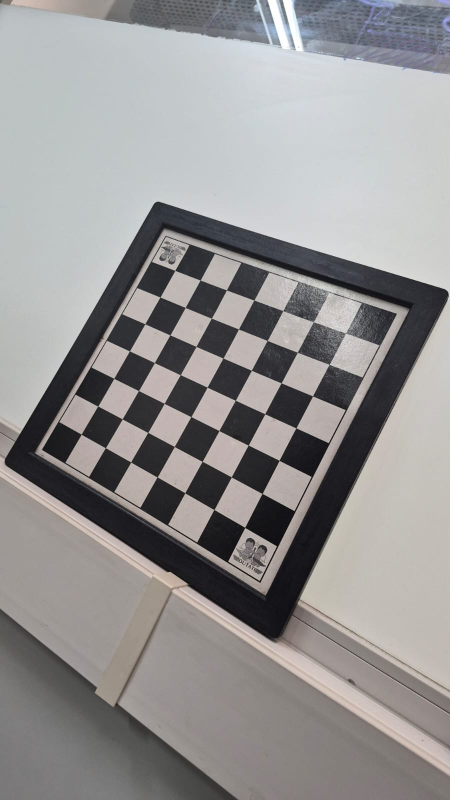
#> input picture data/tabuleiro0.jpeg, 900 x 1600 px (shown at 1/2 size); its folder holds only this picture in this run
$ python main.py
#> lines starting #> are read from the running program, lines starting #| are printed output that depends on the picture; after the words box and inside, x2 and y2 are one past the last pixel; in counts of white or black regions, pixels touching at a corner belong together; long printed decimals are rounded
import cv2
from pathlib import Path
import numpy as np
import matplotlib.pyplot as plt

BOARD_SIZE = (7, 7)
SQUARE_SIZE = 32.0

def get_object_points():
    objp = np.zeros(
        (BOARD_SIZE[0] * BOARD_SIZE[1], 3),
        dtype=np.float32
    )
    objp[:, :2] = np.mgrid[
        0:BOARD_SIZE[0],
        0:BOARD_SIZE[1]
    ].T.reshape(-1, 2)
    objp *= SQUARE_SIZE
    return objp

input_dir = Path("./data")

obj_points = []
img_points = []
valid_images = []

for image_path in input_dir.iterdir():
    image = cv2.imread(str(image_path))
#> image is the input picture: shape (1600, 900, 3); mean B, G, R 146.9, 146.9, 148.4

    if image is None:
        print(f"Erro ao carregar imagem. {image_path}")
        continue

    gray_image = cv2.cvtColor(image, cv2.COLOR_BGR2GRAY)

    flags = cv2.CALIB_CB_ADAPTIVE_THRESH + cv2.CALIB_CB_FAST_CHECK + cv2.CALIB_CB_NORMALIZE_IMAGE
    found, corners = cv2.findChessboardCorners(gray_image, BOARD_SIZE, flags)
#> found = True; corners = 49 rows, first 8: [350.1, 541.3], [400.8, 560.7], [453.3, 580.5], [507.9, 601.1], [566, 621.4], [627.3, 644.2], [691.5, 666.6], [320.5, 594.5]

    if not found:
        print(f"Tabuleiro não encontrado em: {image_path}")
        continue

    criteria = (cv2.TERM_CRITERIA_EPS + cv2.TERM_CRITERIA_MAX_ITER, 30, 0.001)
    corners_refined = cv2.cornerSubPix(gray_image, corners, (11, 11), (-1, -1), criteria)
#> corners_refined = 49 rows, first 8: [350.2, 541.3], [400.7, 560.5], [453.4, 580.4], [508.3, 600.6], [566.4, 621.8], [626.9, 644.2], [691.4, 666.9], [320.5, 594.6]

    cv2.drawChessboardCorners(image, BOARD_SIZE, corners_refined, found)
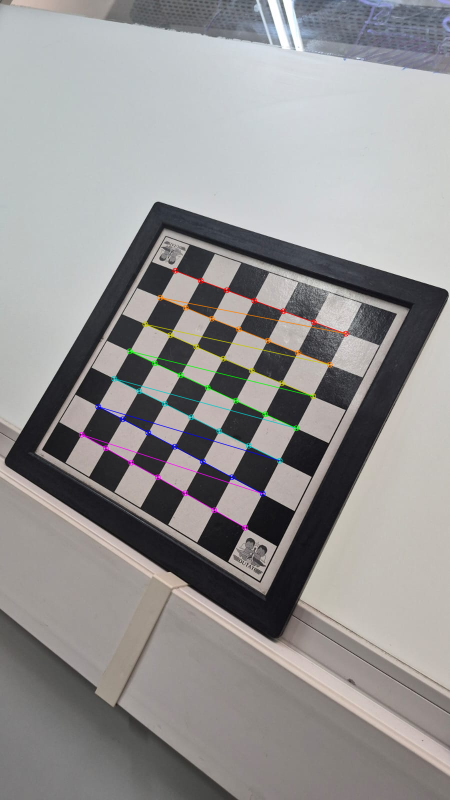
#> image: shape (1600, 900, 3) (shown at 1/2 size); 1.22% of pixels changed, all inside (x1, y1, x2, y2) = (157, 535, 698, 1062)

    cv2.namedWindow("A Processar Imagens", cv2.WINDOW_NORMAL)
    cv2.resizeWindow("A Processar Imagens", 800, 600)
    cv2.imshow("A Processar Imagens", image)

    cv2.waitKey(0)

    obj_points.append(get_object_points())
    img_points.append(corners_refined)
    valid_images.append(str(image_path))

cv2.destroyAllWindows()

if not obj_points:
    exit()

image_size = gray_image.shape[::-1]
rms, K, dist, rvecs, tvecs = cv2.calibrateCamera(obj_points, img_points, image_size, None, None)
#> rms = 0.257; K = [[968.8, 0, 458.1], [0, 968.9, 814.9], [0, 0, 1]]; dist = [[0.165, 1.06, -0.0168, -0.0141, -14.45]]; rvecs = ([-0.223, 0.374, 0.461],); tvecs = ([-55.03, -140.3, 512.4],)

print("Número de imagens:", len(img_points))
#| Número de imagens: 1
print("RMS:", rms)
#| RMS: 0.2568
print("K:\n", K)
#| K:
#|  [[968.797   0.         458.121]
#|  [  0.         968.895 814.892]
#|  [  0.           0.           1.        ]]
print("Distorção:", dist)
#| Distorção: [[ 1.64547077e-01  1.05930896e+00 -1.67896988e-02 -1.41095058e-02
#|   -1.44451073e+01]]

width, height = image_size

new_k, roi = cv2.getOptimalNewCameraMatrix(K, dist, image_size, 1, image_size)
#> new_k = [[309.9, 0, 531.6], [0, 968.9, 814.9], [0, 0, 1]]; roi = (385, 0, 288, 1599)
undistorted = cv2.undistort(image, K, dist, None, new_k)
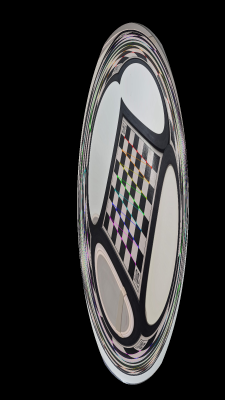
#> undistorted: shape (1600, 900, 3) (shown at 1/4 size); mean B, G, R 45.9, 46.1, 47

print("Coeficientes de Distorção: ", dist)
#| Coeficientes de Distorção:  [[ 1.64547077e-01  1.05930896e+00 -1.67896988e-02 -1.41095058e-02
#|   -1.44451073e+01]]

comparison = np.hstack((image, undistorted))
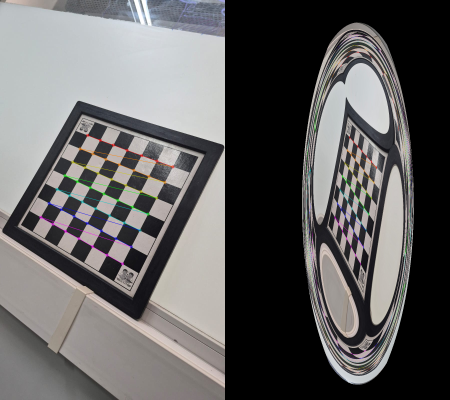
#> comparison: shape (1600, 1800, 3) (shown at 1/4 size); mean B, G, R 96.4, 96.5, 97.8

print("image_size:", image_size)
#| image_size: (900, 1600)
print("Centro esperado:", image_size[0] / 2, image_size[1] / 2)
#| Centro esperado: 450.0 800.0
print("Centro estimado:", K[0, 2], K[1, 2])
#| Centro estimado: 458.121 814.892

canvas = np.zeros(
    (image_size[1], image_size[0], 3),
    dtype=np.uint8
)

for corners in img_points:
    for corner in corners:
        x, y = corner.ravel()
        cv2.circle(
            canvas,
            (int(x), int(y)),
            3,
            (255, 255, 255),
            -1
        )
#> this loop made 1 pass
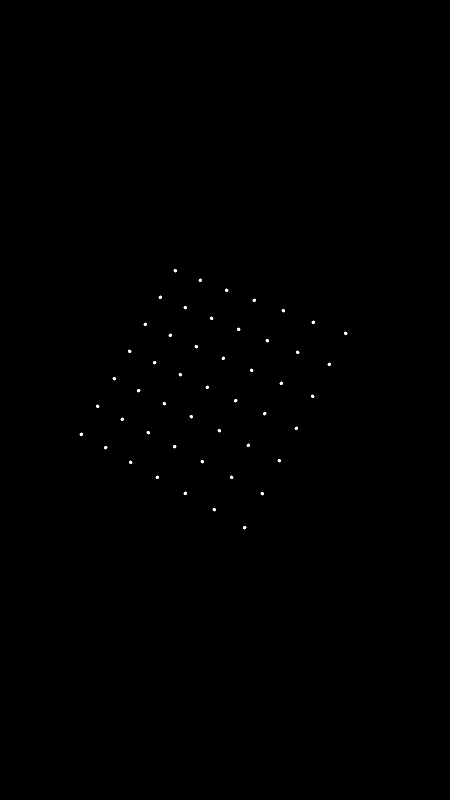
#> canvas: shape (1600, 900, 3) (shown at 1/2 size); 0.1% white; 49 white regions, largest, box (x1, y1, x2, y2) and area: (347, 538, 354, 545) 29, (397, 557, 404, 564) 29, (450, 577, 457, 584) 29

img_projecao = cv2.imread(valid_images[0])
pontos_projetados, _ = cv2.projectPoints(obj_points[0], rvecs[0], tvecs[0], K, dist)
#> pontos_projetados = 49 rows, first 8: [350.3, 541.5], [400.7, 560.4], [453.4, 580.2], [508.5, 600.7], [566.2, 621.8], [627.1, 643.7], [691.3, 666.6], [320.6, 594.7]

for p_real, p_proj in zip(img_points[0], pontos_projetados):
    x_real, y_real = p_real.ravel()
    x_proj, y_proj = p_proj.ravel()
    cv2.circle(img_projecao, (int(x_real), int(y_real)), 6, (0, 255, 0), -1)
    cv2.circle(img_projecao, (int(x_proj), int(y_proj)), 3, (0, 0, 255), -1)
#> this loop made 49 passes
#> (x_real, y_real, x_proj, y_proj) on passes 1 to 8: (350.2, 541.3, 350.3, 541.5), (400.7, 560.5, 400.7, 560.4), (453.4, 580.4, 453.4, 580.2), (508.3, 600.6, 508.5, 600.7), (566.4, 621.8, 566.2, 621.8), (626.9, 644.2, 627.1, 643.7), (691.4, 666.9, 691.3, 666.6), (320.5, 594.6, 320.6, 594.7)
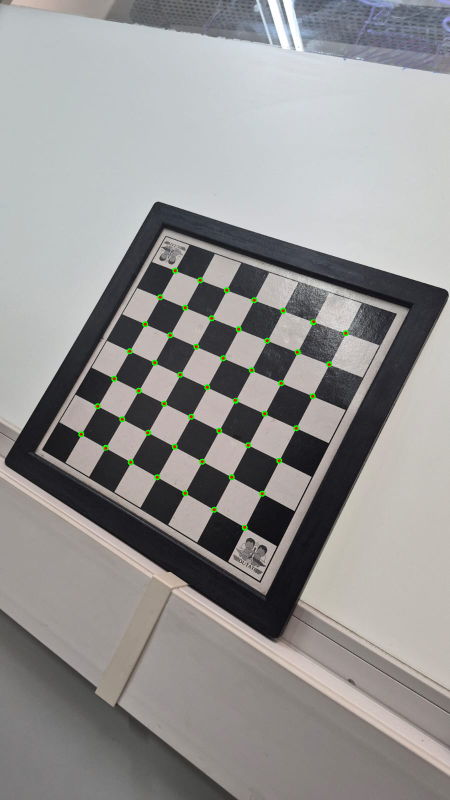
#> img_projecao: shape (1600, 900, 3) (shown at 1/2 size); 0.38% of pixels changed, all inside (x1, y1, x2, y2) = (156, 535, 698, 1062)

cv2.imwrite("projecao_3d_2d.jpg", img_projecao)
print("Experimento de projecao 3D para 2D salvo como 'projecao_3d_2d.jpg'")

comparison_rgb = cv2.cvtColor(comparison, cv2.COLOR_BGR2RGB)
canvas_rgb = cv2.cvtColor(canvas, cv2.COLOR_BGR2RGB)

fig, axes = plt.subplots(1, 2, figsize=(16, 8))

axes[0].imshow(comparison_rgb)
axes[0].set_title("Original | Corrigida")
axes[0].axis('off')

axes[1].imshow(canvas_rgb)
axes[1].set_title("Distribuicao dos pontos")
axes[1].axis('off')

plt.tight_layout()
plt.show()

$ run again, on data/tabuleiro12.jpeg
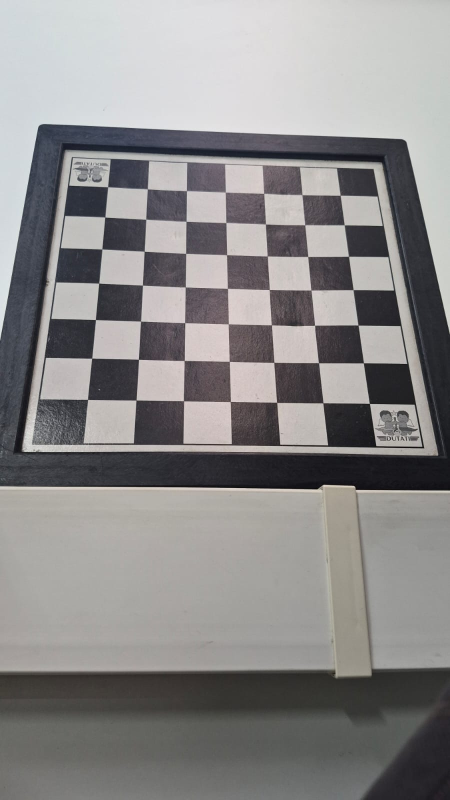
#> input picture data/tabuleiro12.jpeg, 900 x 1600 px (shown at 1/2 size)
#> image is the input picture: shape (1600, 900, 3); mean B, G, R 137, 137.1, 138.7
#> found = True; corners = 49 rows, first 8: [216, 373.9], [295, 378.4], [373.8, 382.1], [450.7, 384.7], [528.1, 387.3], [604.5, 389.6], [680.8, 391.1], [210.2, 434.8]
#> corners_refined = 49 rows, first 8: [215.8, 374.1], [295.2, 378.2], [373.4, 381.8], [451, 384.7], [528, 387.2], [604.3, 389.8], [680.7, 391], [210.2, 434.6]
#> image: shape (1600, 900, 3); 1.65% of pixels changed, all inside (x1, y1, x2, y2) = (170, 368, 746, 814)
#> rms = 0.379; K = [[1097.2, 0, 453.8], [0, 1154.3, 860.1], [0, 0, 1]]; dist = [[0.0697, 1.48, -0.00782, 0.00418, -5.11]]; rvecs = ([-0.506, -0.0641, -0.00498],); tvecs = ([-97.32, -187.3, 463.4],)
#| Número de imagens: 1
#| RMS: 0.3795
#| K:
#|  [[1.09722430e+03 0.00000000e+00 4.53847418e+02]
#|  [0.00000000e+00 1.15425758e+03 8.60094727e+02]
#|  [0.00000000e+00 0.00000000e+00 1.00000000e+00]]
#| Distorção: [[ 6.97457106e-02  1.48469022e+00 -7.81830692e-03  4.17709575e-03
#|   -5.11352948e+00]]
#> new_k has the same summary as K; roi = (13, 0, 868, 1599)
#| Coeficientes de Distorção:  [[ 6.97457106e-02  1.48469022e+00 -7.81830692e-03  4.17709575e-03
#|   -5.11352948e+00]]
#| image_size: (900, 1600)
#| Centro esperado: 450.0 800.0
#| Centro estimado: 453.847 860.095
#> the loop `for corners in img_points:` made 1 pass
#> after the loop `for corners in img_points:`:
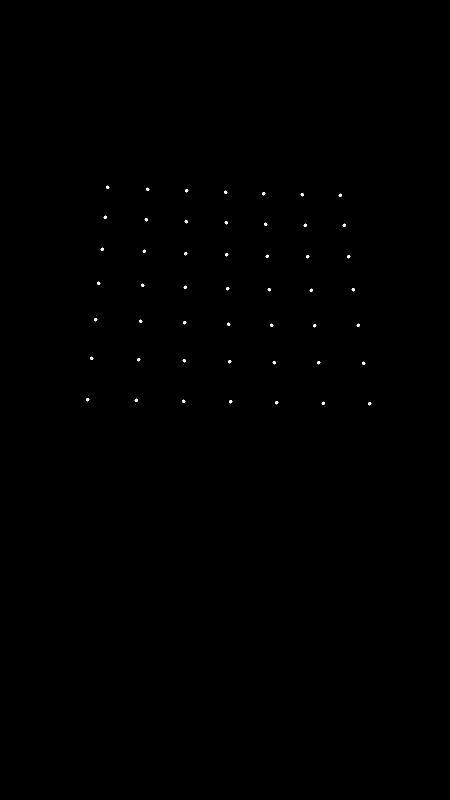
#> canvas: shape (1600, 900, 3) (shown at 1/2 size); 0.1% white; 49 white regions, largest, box (x1, y1, x2, y2) and area: (212, 371, 219, 378) 29, (292, 375, 299, 382) 29, (370, 378, 377, 385) 29
#> pontos_projetados = 49 rows, first 8: [215.8, 374.3], [295, 378.1], [373.4, 381.9], [450.9, 385.2], [527.8, 387.7], [604.5, 389.5], [680.9, 391], [209.9, 434.2]
#> the loop `for p_real, p_proj in zip(img_points[0], pontos_projetados):` made 49 passes
#> (x_real, y_real, x_proj, y_proj) on passes 1 to 8: (215.8, 374.1, 215.8, 374.3), (295.2, 378.2, 295, 378.1), (373.4, 381.8, 373.4, 381.9), (451, 384.7, 450.9, 385.2), (528, 387.2, 527.8, 387.7), (604.3, 389.8, 604.5, 389.5), (680.7, 391, 680.9, 391), (210.2, 434.6, 209.9, 434.2)
#> after the loop `for p_real, p_proj in zip(img_points[0], pontos_projetados):`:
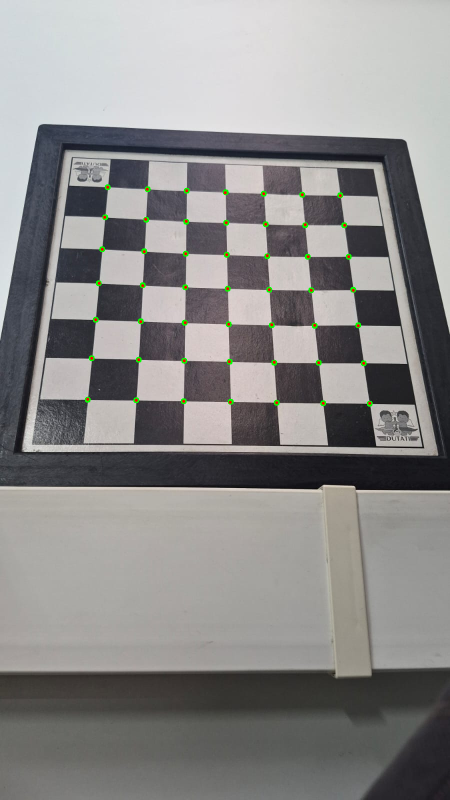
#> img_projecao: shape (1600, 900, 3) (shown at 1/2 size); 0.38% of pixels changed, all inside (x1, y1, x2, y2) = (169, 368, 746, 814)

$ run again, on data/tabuleiro13.jpeg
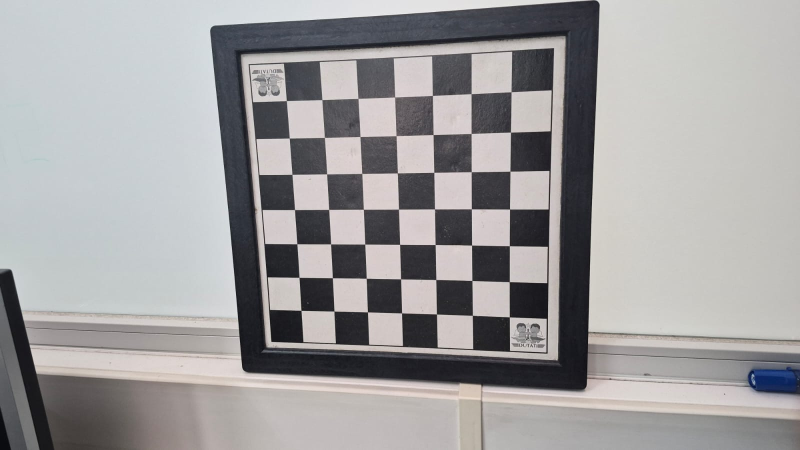
#> input picture data/tabuleiro13.jpeg, 1600 x 900 px (shown at 1/2 size)
#> image is the input picture: shape (900, 1600, 3); mean B, G, R 158.7, 158, 159.4
#> found = True; corners = 49 rows, first 8: [1023, 184.3], [1020.7, 265.3], [1019.7, 342.3], [1018.8, 419.2], [1019.2, 492.1], [1018.6, 563.7], [1018.7, 633.8], [942.6, 187.9]
#> corners_refined = 49 rows, first 8: [1022.5, 184.1], [1021.4, 264.7], [1020.4, 342.7], [1019.5, 418.5], [1019.1, 491.9], [1018.8, 563.7], [1019.1, 634.3], [942.6, 187.9]
#> image: shape (900, 1600, 3); 1.45% of pixels changed, all inside (x1, y1, x2, y2) = (567, 178, 1030, 641)
#> rms = 0.173; K = [[815.2, 0, 831.9], [0, 816.6, 409.7], [0, 0, 1]]; dist = [[0.131, -0.225, 0.00132, -0.0017, 0.0597]]; rvecs = ([0.228, -0.00871, 1.55],); tvecs = ([77.37, -91.36, 334.2],)
#| Número de imagens: 1
#| RMS: 0.1733
#| K:
#|  [[815.226   0.         831.906]
#|  [  0.         816.580  409.737  ]
#|  [  0.           0.           1.        ]]
#| Distorção: [[ 0.1306 -0.2252  0.001323 -0.001695   0.05969]]
#> new_k = [[700.6, 0, 839.9], [0, 699.5, 407.2], [0, 0, 1]]; roi = (85, 63, 1437, 754)
#| Coeficientes de Distorção:  [[ 0.1306 -0.2252  0.001323 -0.001695   0.05969]]
#| image_size: (1600, 900)
#| Centro esperado: 800.0 450.0
#| Centro estimado: 831.906 409.737
#> the loop `for corners in img_points:` made 1 pass
#> after the loop `for corners in img_points:`:
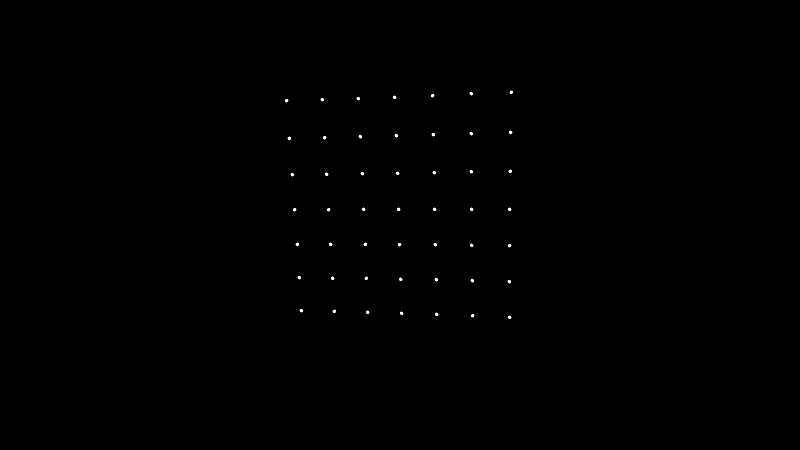
#> canvas: shape (900, 1600, 3) (shown at 1/2 size); 0.1% white; 49 white regions, largest, box (x1, y1, x2, y2) and area: (1019, 181, 1026, 188) 29, (939, 184, 946, 191) 29, (862, 188, 869, 195) 29
#> pontos_projetados = 49 rows, first 8: [1022.7, 184], [1021.4, 264.8], [1020.3, 342.7], [1019.5, 418.1], [1019.1, 491.7], [1018.9, 563.6], [1018.9, 634.3], [942.7, 187.9]
#> the loop `for p_real, p_proj in zip(img_points[0], pontos_projetados):` made 49 passes
#> (x_real, y_real, x_proj, y_proj) on passes 1 to 8: (1022.5, 184.1, 1022.7, 184), (1021.4, 264.7, 1021.4, 264.8), (1020.4, 342.7, 1020.3, 342.7), (1019.5, 418.5, 1019.5, 418.1), (1019.1, 491.9, 1019.1, 491.7), (1018.8, 563.7, 1018.9, 563.6), (1019.1, 634.3, 1018.9, 634.3), (942.6, 187.9, 942.7, 187.9)
#> after the loop `for p_real, p_proj in zip(img_points[0], pontos_projetados):`:
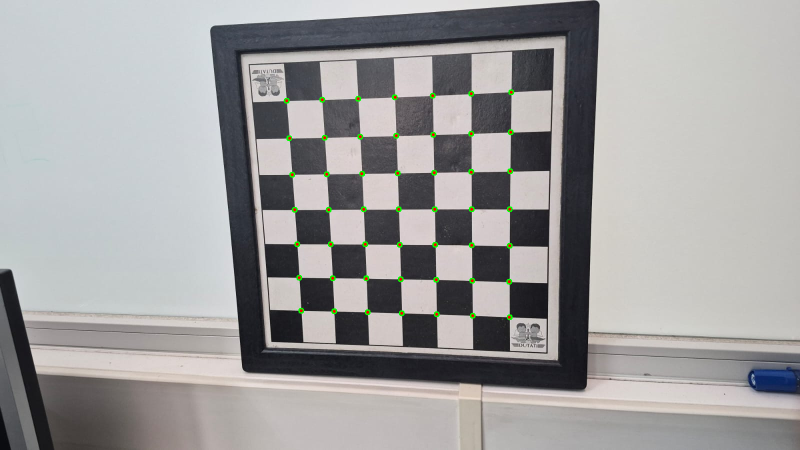
#> img_projecao: shape (900, 1600, 3) (shown at 1/2 size); 0.38% of pixels changed, all inside (x1, y1, x2, y2) = (567, 178, 1029, 641)
